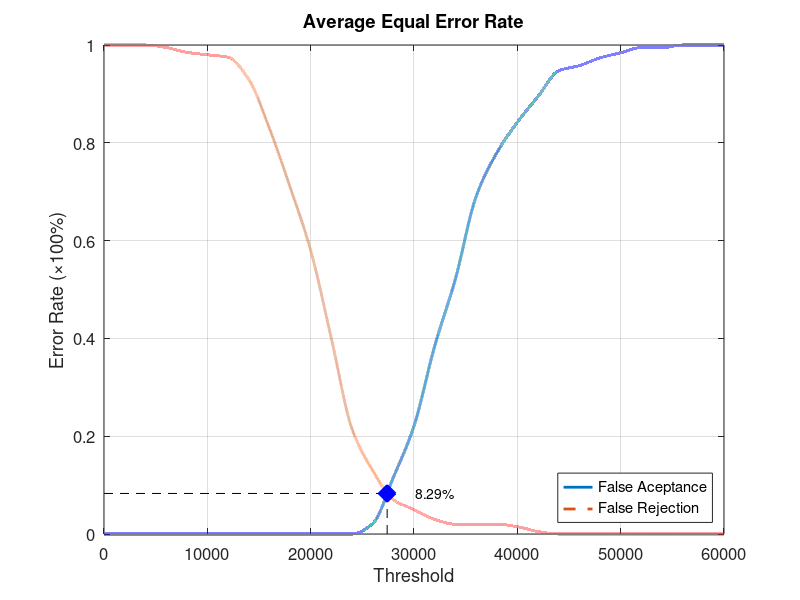
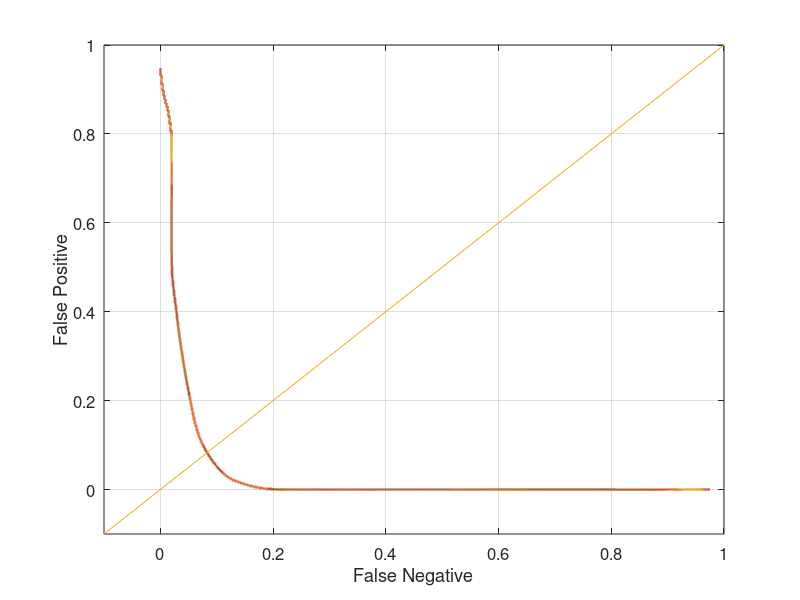

Write MATLAB code to recreate these figures, in order.
function yEER = Database5_2
close all;
clear;
clc;
x = 0:2000:60000;
xq = 0:0.5:60000;

y0 = [0 0 0 0 0 0 0 0 0 0 0 0 0 0.0210526 0.115789 0.221053 0.384211 0.521053 0.689474 0.778947 0.842105 0.894737 0.947368 0.957895 0.973684 0.984211 0.994737 0.994737 1 1 1];
yy0 = interp1(x, y0, xq, 'pchip');
y1 = [1 1 1 0.995 0.985 0.98 0.975 0.93 0.83 0.71 0.58 0.4 0.215 0.13 0.07 0.05 0.03 0.02 0.02 0.02 0.015 0.005 0 0 0 0 0 0 0 0 0];
yy1 = interp1(x, y1, xq, 'pchip');

% Calculating EER: 
y2 = abs(y0 - y1);
find(y2 == min(y2))
yy2 = abs(yy0 - yy1);
xEER = find(yy2 == min(yy2));
xEERIndex = xq(xEER) % X-axis EER
yEER = yy0(xEER) % Y-axis EER

main = figure
plot(xq, yy0,'-','LineWidth', 2);	hold on
plot(xq, yy1,'--','LineWidth', 2);	hold on
plot([xEERIndex xEERIndex], [0 yEER], 'k--');	hold on
plot([0 xEERIndex], [yEER yEER], 'k--');	hold on
plot(xEERIndex, yEER, 'bx', 'LineWidth', 10);	hold on
text(xEERIndex + 10 * xEERIndex / 100, yEER, [num2str(round((10000 * yEER)) / 100) '%'])
legend('False Aceptance', 'False Rejection', 'Location', 'SouthEast')
xlabel('Threshold')
ylabel('Error Rate (\times100%)')
title('Average Equal Error Rate')
set(gca, 'FontSize', 12)
axis([0 60000 0 1])
grid on

print(main, 'Database5_2Main', '-dpng');
FNRxFPR = figure('Color', [1 1 1]);
plot(yy1, yy0, '-', yy1, yy0, 'LineWidth', 2);
hold on
y = -0.1:0.1:1
plot(y, y); 
set(gca, 'FontSize', 12)
xlabel('False Negative')
ylabel('False Positive')
axis([-0.1 1 -0.1 1])
set(gca, 'FontSize', 12)
grid on

print(FNRxFPR, 'Database5_2FNRxFPR','-dpng');
end
